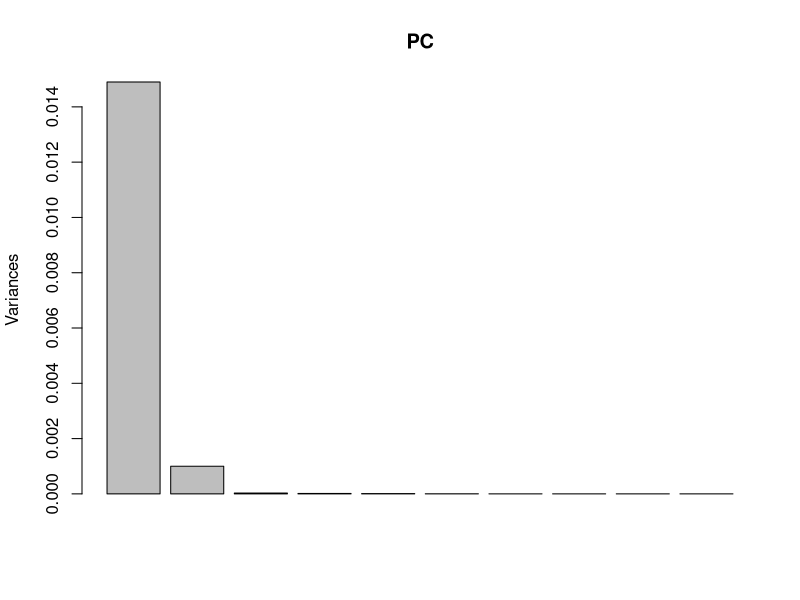
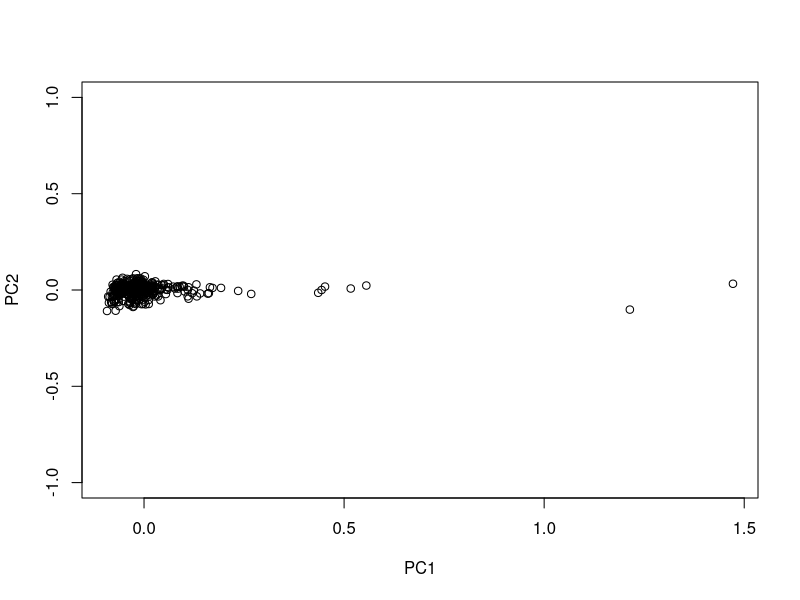
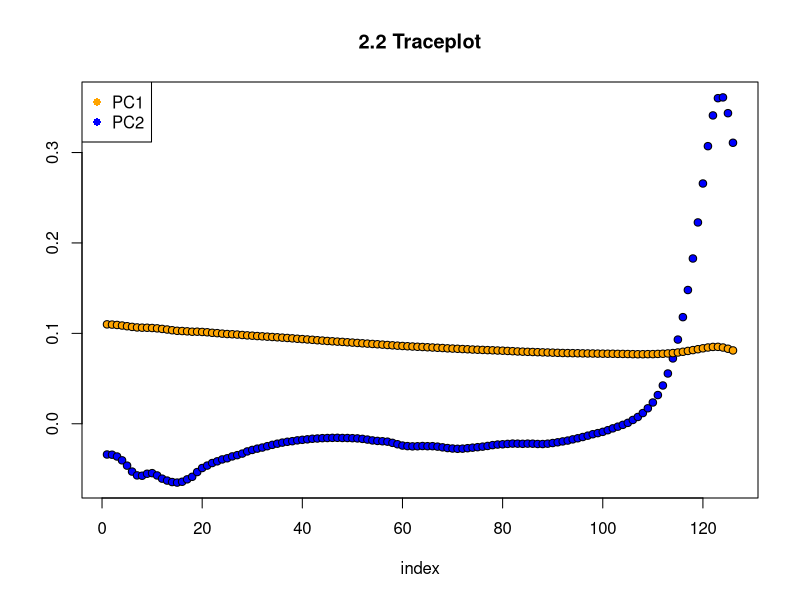
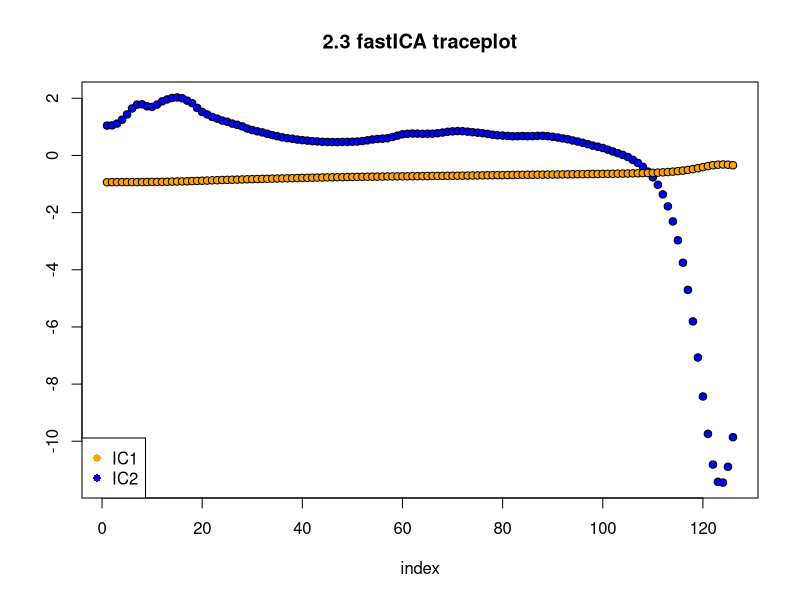
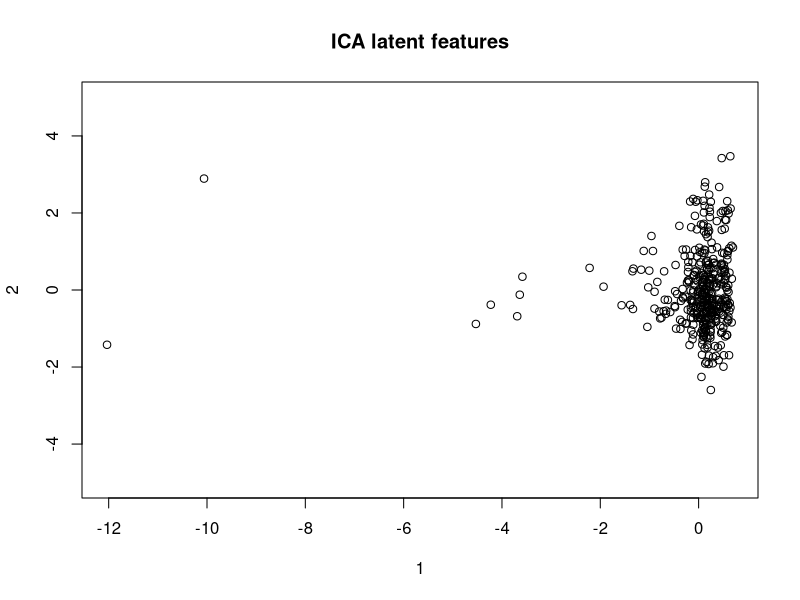
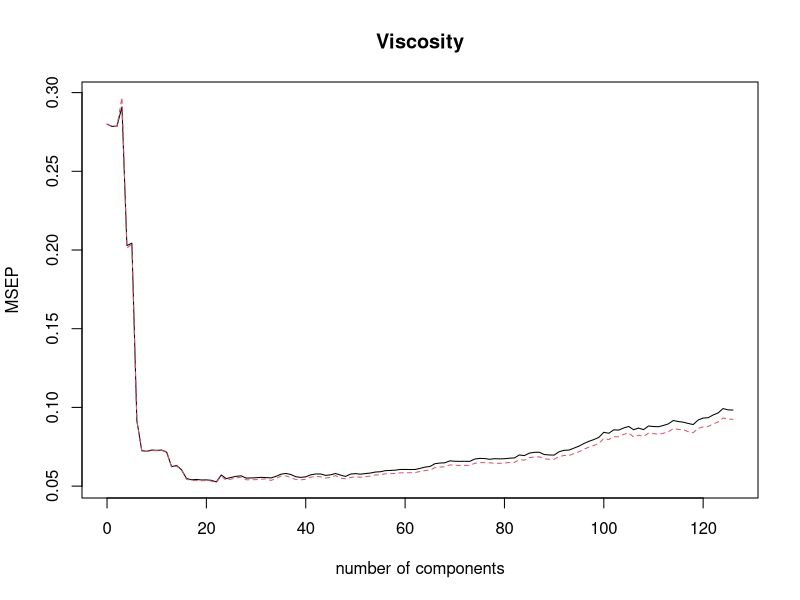

Here is the R script that generated these plots, in order:
setwd("/Users/Simon/Documents/TDDE01/tdde01/Simon/lab4_assignment2")
set.seed(12345) 
library(readxl)
library(fastICA)
library(pls)
data=read_excel("NIRSpectra.xls")

#2.1
data1 = data
data1$Viscosity=c()
res=prcomp(data1)
lambda=res$sdev^2
#eigenvalues
lambda
#proportion of variation
sprintf("%2.3f",lambda/sum(lambda)*100)
PC = res
screeplot(PC)
U=res$rotation
head(U)
plot(res$x[,1], res$x[,2], ylim=c(-1,1), xlab = "PC1", ylab = "PC2")

#2.2
plot(U[,2],main="2.2 Traceplot",xlab = "index",ylab="", bg ="blue", pch=21)
points(U[,1], bg ="orange", pch=21)
legend("topleft", pch=c(16,16), col=c("orange","blue"), legend = c("PC1", "PC2"))


#2.3
a <- fastICA(data1, 2, alg.typ = "parallel", fun = "logcosh", alpha = 1,
             method = "R", row.norm = FALSE, maxit = 200, tol = 0.0001, verbose = TRUE) #ICA

Wp = a$K %*% a$W
plot(Wp[,2],main="2.3 fastICA traceplot",xlab = "index",ylab="", bg ="blue", pch=21)
legend("bottomleft", pch=c(16,16), col=c("orange","blue"), legend = c("IC1", "IC2"))
points(Wp[,1], bg="orange", pch=21)

plot(a$S[,1], a$S[,2], ylim = c(-5,5), xlab = "1", ylab = "2", main = "ICA latent features")

#2.4

pcr.fit=pcr(Viscosity~., data=data, validation="CV")
summary(pcr.fit)
validationplot(pcr.fit,val.type="MSEP")

#select 20 components, good MSEP and low complexity
